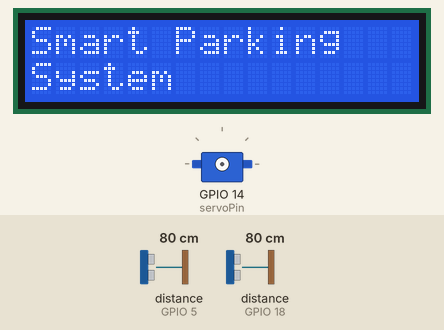
Recording of a sketch running on a simulated ESP32. On the bench: 16×2 character LCD, servo. Wiring (inferred from the names in the program): 2 × ultrasonic range finder: trigger GPIO 2, echo GPIO 18 / trigger GPIO 4, echo GPIO 5. The inputs (shaded band) are chosen by the test bench; at power-on: distance to the obstacle (sensors on GPIO 5, GPIO 18) 80 cm. The echo pulse lasts 58.3 µs per cm; WiFi joins after 1.5 s; servers stay silent unless stated; what the sketch prints to the serial monitor is not drawn.

Above: at 2.1 s.
At 5.2 s:
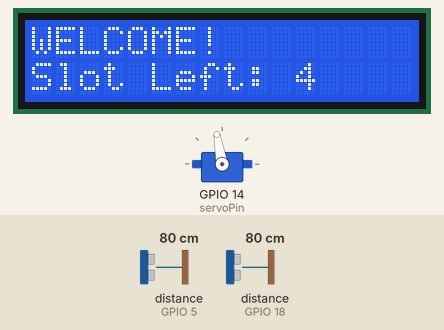
5.3 s: distance to the obstacle (sensor on GPIO 5) set to 12 cm
15.8 s: distance to the obstacle (sensor on GPIO 5) set to 9 cm
At 26.3 s:
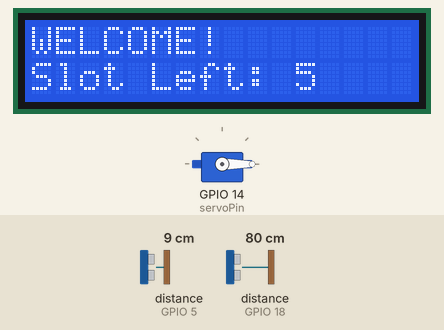
26.9 s: distance to the obstacle (sensor on GPIO 18) set to 12 cm
38.1 s: distance to the obstacle (sensor on GPIO 18) set to 9 cm
At 48.3 s:
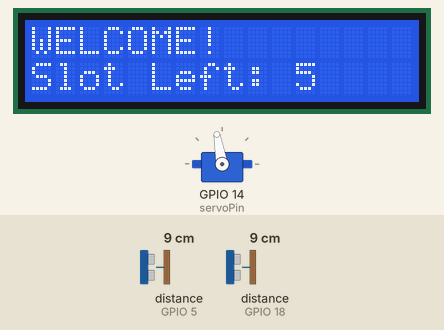
49.2 s: distance to the obstacle (sensor on GPIO 18) set to 18 cm
At 59.6 s:
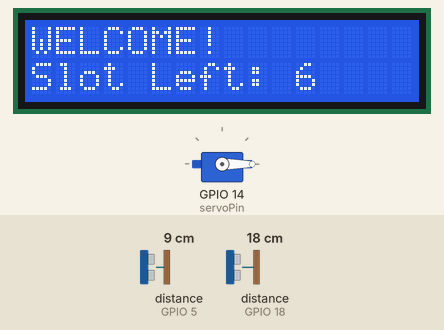
Timing chart, 0 to 60.7 s (numbered marks = the images above; inputs shaded):
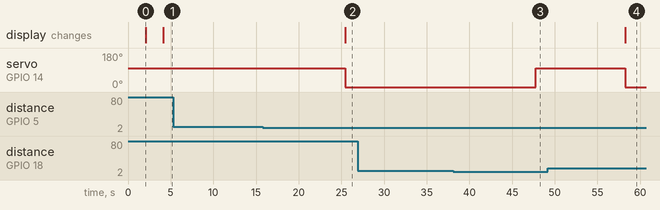

The sketch:

sketch_jul31a.ino
```cpp
#include <WiFi.h>
#include <ESP32Servo.h>
#include <Wire.h>
#include <LiquidCrystal_I2C.h>
#include "ThingSpeak.h"

// WiFi credentials
const char* ssid = "realme narzo 30";
const char* password = "Adithya@1234";

// ThingSpeak settings
unsigned long myChannelNumber = 2612724;
const char* myWriteAPIKey = "OB7IOZE1SV5H78JG";

// Pins for ultrasonic sensors
const int trigPin1 = 2;
const int echoPin1 = 18;
const int trigPin2 = 4;
const int echoPin2 = 5;

// Servo motor pin
const int servoPin = 14;

// LCD settings
LiquidCrystal_I2C lcd(0x27, 16, 2);

const int Slot = 4;
int availableSlots = Slot;

int flag1 = 0;
int flag2 = 0;

WiFiClient client;
Servo myservo;

void setup() {
  Serial.begin(115200);

  // Connect to WiFi
  WiFi.begin(ssid, password);
  int retries = 0;
  while (WiFi.status() != WL_CONNECTED && retries < 20) {
    delay(1000);
    Serial.println("Connecting to WiFi...");
    retries++;
  }

  if (WiFi.status() == WL_CONNECTED) {
    Serial.println("Connected to WiFi");
  } else {
    Serial.println("WiFi connection failed, continuing without it");
  }

  // Initialize ThingSpeak
  ThingSpeak.begin(client);

  // Initialize LCD
  lcd.init();
  lcd.backlight();
  lcd.setCursor(0, 0);
  lcd.print("Smart Parking");
  lcd.setCursor(0, 1);
  lcd.print("System");
  delay(2000);
  lcd.clear();

  // Initialize ultrasonic sensors
  pinMode(trigPin1, OUTPUT);
  pinMode(echoPin1, INPUT);
  pinMode(trigPin2, OUTPUT);
  pinMode(echoPin2, INPUT);

  // Initialize servo motor
  myservo.attach(servoPin);
  myservo.write(100);  // Set the initial servo position (closed)
}

void loop() {
  int distance1 = calculateDistance(trigPin1, echoPin1);
  int distance2 = calculateDistance(trigPin2, echoPin2);

  // Parking entry logic
  if (distance1 < 10 && flag1 == 0) {
    if (availableSlots > 0) {
      flag1 = 1;
      if (flag2 == 0) {
        myservo.write(0);  // Open gate
        availableSlots--;
      }
    } else {
      lcd.setCursor(0, 0);
      lcd.print("    SORRY :(    ");
      lcd.setCursor(0, 1);
      lcd.print("  Parking Full  ");
      delay(3000);
      lcd.clear();
    }
  }

  // Parking exit logic
  if (distance2 < 10 && flag2 == 0) {
    flag2 = 1;
    if (flag1 == 0) {
      myservo.write(0);  // Open gate for exiting
      availableSlots++;
    }
  }

  // Close gate if both entry and exit are complete
  if (flag1 == 1 && flag2 == 1) {
    delay(1000);
    myservo.write(100);  // Close gate
    flag1 = 0;
    flag2 = 0;
  }

  // Update LCD only if available slots change
  static int lastAvailableSlots = -1;
  if (availableSlots != lastAvailableSlots) {
    lastAvailableSlots = availableSlots;
    lcd.clear();
    lcd.setCursor(0, 0);
    lcd.print("WELCOME!");
    lcd.setCursor(0, 1);
    lcd.print("Slot Left: ");
    lcd.print(availableSlots);
  }

  // Update Serial output
  Serial.print("Available Slots: ");
  Serial.println(availableSlots);
  delay(10000);

  // Send data to ThingSpeak every 15 seconds
  static unsigned long lastUpdate = 0;
  if (millis() - lastUpdate >= 15000) {
    ThingSpeak.setField(1, availableSlots);
    ThingSpeak.writeFields(myChannelNumber, myWriteAPIKey);
    lastUpdate = millis();
  }

  delay(500);  // Avoid rapid looping
}

// Function to calculate distance from ultrasonic sensor
int calculateDistance(int trigPin, int echoPin) {
  digitalWrite(trigPin, LOW);
  delayMicroseconds(2);
  digitalWrite(trigPin, HIGH);
  delayMicroseconds(10);
  digitalWrite(trigPin, LOW);
  long duration = pulseIn(echoPin, HIGH);
  int distance = duration * 0.034 / 2;  // Calculate the distance in cm
  return distance;
}
```

Measured:
- the behaviour switches between 11 and 10 cm on distance to the obstacle (sensor on GPIO 5) (found by bisection; images 1 and 2)
- the behaviour switches between 11 and 10 cm on distance to the obstacle (sensor on GPIO 18) (found by bisection; images 2 and 3)
- after the input at 5.3 s, every drawn part: stays the same
- after the input at 15.8 s, servo on GPIO 14 (servoPin): 100° → 0° after 9.6 s; the display: changes after 9.7 s (image 2)
- after the input at 26.9 s, every drawn part: stays the same
- after the input at 38.1 s, servo on GPIO 14 (servoPin): 0° → 100° after 9.7 s
- after the input at 49.2 s, servo on GPIO 14 (servoPin): goes on until 58.3 s, then stays 0°; the display: changes after 9.1 s (image 4)
- what the display in image 0 shows lasts 2.0 s, from 2.1 s to 4.1 s
